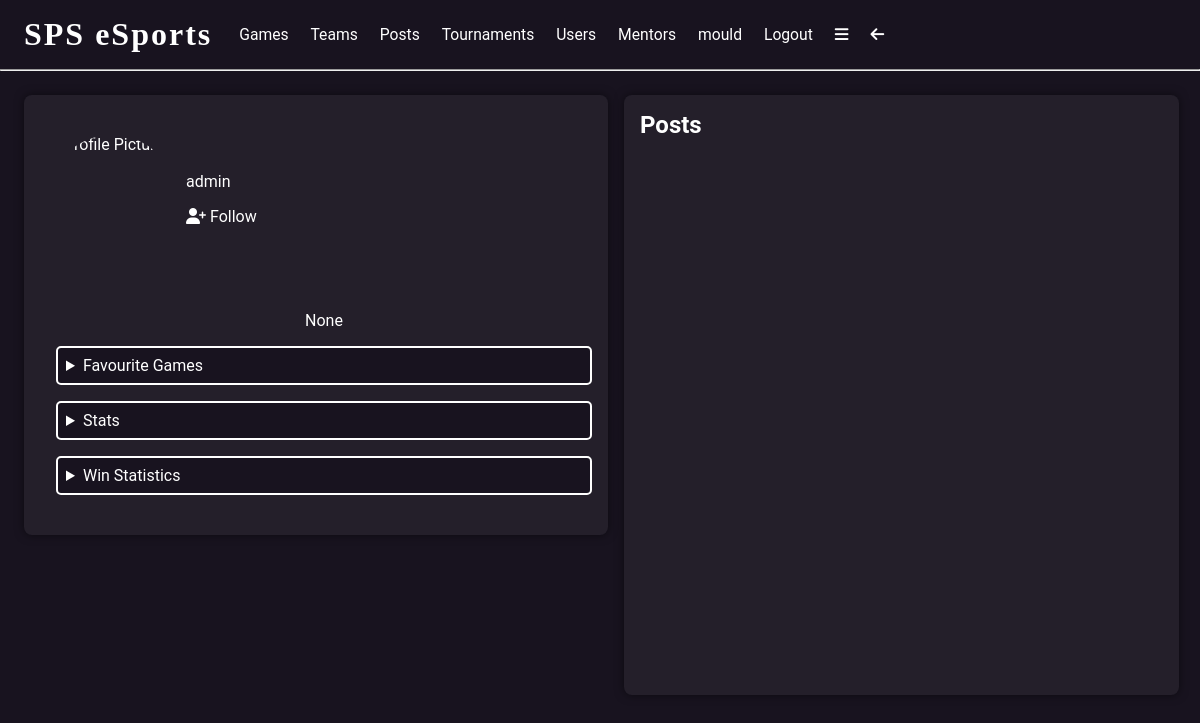
Screenshot of /user/admin (signed in) with the database file from the repository.
### app/models.py (models this page shows, shortened)
class User(UserMixin, db.Model):
    user_id = db.Column(db.Integer, primary_key=True)
    username = db.Column(db.String(64), index=True, unique=True)
    email = db.Column(db.String(120), index=True, unique=True)
    password_hash = db.Column(db.String(128))
    bio = db.Column(db.String(500))
    pfp = db.Column(db.String(500))
    pronouns = db.Column(db.String(50))
    admin = db.Column(db.Boolean, default=False)
    team_admin = db.relationship('Teams', back_populates='team_admin')
    team_users = db.relationship('TeamUsers', back_populates='user')
    posts = db.relationship('Posts', back_populates='user')
    likes = db.relationship('Likes', back_populates='user')
    comments = db.relationship('Comments', back_populates='user')
    tournament_users = db.relationship('TournamentUsers', back_populates='user')
    match_users = db.relationship('MatchUsers', back_populates='user')
    ment_applications = db.relationship('MentApplications', back_populates='user')
    ment_practises = db.relationship('MentPractise', back_populates='user')
    matches_won = db.relationship('Matches', back_populates='match_winner', foreign_keys='Matches.winner_id')
    tournament_admin = db.relationship('Tournaments', backref='user', foreign_keys='Tournaments.admin_id')
    tournament_winner = db.relationship('Tournaments', foreign_keys='Tournaments.winner_id')
    following = db.relationship('Following', backref='user', foreign_keys='Following.user_id')
    followed = db.relationship('Following', foreign_keys='Following.following_id')
    mentor = db.relationship('Mentor', backref='mentor', foreign_keys='Mentor.mentor_id')
    mentee = db.relationship('Mentor', foreign_keys='Mentor.mentee_id')
    '''def set_password(self, password):
        self.password_hash = generate_password_hash(password)

    def check_password(self, password):
        return check_password_hash(self.password_hash, password)'''
    '''def set_password(self, password):
        salt = bc.gensalt()
        # convert password to bytes
        password = password.encode('utf-8')
        self.password_hash = bc.hashpw(password=password, salt=salt)

    def check_password(self, password):
        password = password.encode('utf-8')
        return bc.checkpw(password=password, hashed_password=self.password_hash)'''
    def set_password(self, password):
        self.password_hash = argon2.hash(password)
    def check_password(self, password):
        return argon2.verify(password, self.password_hash)

### app/routes.py (the view)
@app.route('/user/<username>')
@login_required
def user(username):
    user = User.query.filter_by(username=username).first_or_404()
    following = Following.query.filter_by(user_id=current_user.user_id, following_id=user.user_id).first()
    favourite_games = FavouriteGames.query.filter_by(user_id=user.user_id).all()
    games = []
    for game in favourite_games:
        games.append(game_info(game.game_id)[0])
    print(games)
    posts = Posts.query.filter_by(user_id=user.user_id).all()
    is_ment = MentApplications.query.filter_by(user_id=user.user_id).first()
    stats = Stats.query.filter_by(user_id=user.user_id).all()
    game_titles = []
    for stat in stats:
        game_titles.append(game_info(stat.game_id)[0]['name'])
    stat_list = []
    for i in range(len(stats)):
        stat_list.append([game_titles[i], stats[i].wins, stats[i].losses, stats[i].draws, stats[i].notes])
    print(stat_list)
    matches = MatchUsers.query.filter_by(user_id=user.user_id).all()
    matches_won = 0
    for match in matches:
        match = Matches.query.filter_by(match_id=match.match_id).first()
        if match.winner_id == user.user_id:
            matches_won += 1
    return render_template('user.html', title='Profile', user=user, games=games,
                           posts=posts, following=following, is_ment=is_ment, stat_list=stat_list,
                           matches_won=matches_won)

### app/models.py (called while the page is built)
@login.user_loader
def load_user(id):
    return User.query.get(int(id))

### app/templates/user.html (shortened to what this page needs)
{% extends 'base.html' %}
{% block content %}
<div class="row">
    <div class="half">
        <div class="user-container">
            <div class="user-header">
                <div class="quarter">
                    {% if user.pfp %}
                    <img src="{{url_for('static', filename='pfps/' + user.pfp)}}" alt="{{user.username}}'s profile picture">
                    {% else %}
                    <img src="https://cdn.pixabay.com/photo/2015/10/05/22/37/blank-profile-picture-973460_960_720.png" alt="Profile Picture">
                    {% endif %}
                </div>
                <div class="three-quarter">
                    <p>{{user.username}}</p>
                    {% if user.user_id == current_user.user_id %}
                    <a href="{{url_for('edit_profile')}}"><i class="fa-solid fa-pencil"></i>  Edit Profile</a>
                        {% if is_ment %}
                        <a href="{{url_for('mentor_application')}}"><i class="fa-solid fa-graduation-cap"></i> Revoke Mentor Status</a>
                        {% else %}
                            <a href="{{url_for('mentor_application')}}"><i class="fa-solid fa-graduation-cap"></i> Apply to
                                be a Mentor</a>
                        {% endif %}
                    {% else %}
                        {% if following %}
                        <a href="{{url_for('follow', username=user.username)}}"><i class="fa-solid fa-user-minus"></i>  Unfollow</a>
                        {% else %}
                        <a href="{{url_for('follow', username=user.username)}}"><i class="fa-solid fa-user-plus"></i>  Follow</a>
                        {% endif %}
                    {% endif %}
                </div>
            </div>
            <div class="user-info">
                <p>{{user.bio}}
                </p>
                <details>
                    <summary>Favourite Games</summary>
                </details>
                <details>
                    <summary>Stats</summary>
                </details>
                <details>
                    <summary>Win Statistics</summary>
                </details>
            </div>
        </div>
    </div>
    <div class="half">
        <div class="user-posts">
                <h2>Posts</h2>
        </div>
    </div>
</div>
{% endblock %}

### app/templates/base.html (shortened to what this page needs)
<!DOCTYPE html>
<html lang="en">
<head>
    <link rel="stylesheet" href="{{url_for('static', filename='css/styles.css')}}">
</head>
<body>
<div class="header">
    <h1 onclick="window.location.href='{{url_for('index')}}'">SPS eSports</h1>
    {% if current_user.is_authenticated %}
    <a href="{{url_for('search_games')}}">Games</a>
    <a href="{{url_for('search_teams')}}">Teams</a>
    <a href="{{url_for('search_posts')}}">Posts</a>
    <a href="{{url_for('search_tournaments')}}">Tournaments</a>
    <a href="{{url_for('search_users')}}">Users</a>
    <a href="{{url_for('search_mentors')}}">Mentors</a>
    <a href="{{url_for('user', username=current_user.username)}}">{{current_user.username}}</a>
    <a href="{{url_for('logout')}}">Logout</a>
    <a href="javascript:showNavBar()"><i class="fa-solid fa-bars"></i></a>
    <a href="javascript:window.history.back();"><i class="fa-solid fa-arrow-left"></i></a>
    {% else %}
        <a href="{{url_for('login')}}">Login</a>
        <a href="{{url_for('register')}}">Register</a>
    {% endif %}
</div>
<hr>
{% block content %} {% endblock %}
</body>
</html>

### app/static/css/styles.css (style rules this page uses)
* { margin: 0; padding: 0; box-sizing: border-box; scroll-behavior: smooth; scrollbar-width: thin; scrollbar-color: white var(--bg); }
body { background: var(--bg); color: white; }
:root { --accent: #9a52ff; --bg: #18131f; --bg2: #372d47; --lightbg: rgba(255,255,255,0.05); }
.row { display: flex; width: 100%; }
.header { display:flex; align-items: center; padding: 1em 0.5em; }
.header a { padding: 0em 0.7em; font-family: 'Roboto'; font-size: 0.98em; text-decoration: none; transition: 0.5s; position: relative; transition: 0.3s; color: white; }
.header a::before { content: ''; position: absolute; width: 100%; height: 2px; left: 0; bottom: -2px; background-color: var(--accent); transform-origin: right; transform: scaleX(0); transition: transform 0.3s; }
.header h1 { box-shadow: inset 0 0 0 0 var(--bg); font-family: 'Square Game'; letter-spacing: 2px; padding: 0 0.5em; position: relative; transition: 0.5s; }
h1 { font-family: 'Roboto'; font-size: 2em; }
h2 { font-family: 'Roboto'; font-size: 1.5em; }
p { font-family: 'Roboto'; font-size: 1em; padding: 0.5em 0; }
a { color: white; text-decoration: none; transition: 0.5s; padding: 0.5em 0; position: relative; font-family: 'Roboto'; }
a::before { content: ''; position: absolute; width: 100%; height: 2px; left: 0; bottom: 4px; background-color: var(--accent); transform-origin: right; transform: scaleX(0); transition: transform 0.3s; }
.user-posts { display: flex; flex-flow: column; height: 75vh; width: 95%; overflow-y: scroll; overflow-x: hidden; background-color: var(--lightbg); box-shadow: 0 0 10px 0 rgba(0,0,0,0.5); border-radius: 0.5em; padding: 1em; margin: 1em; }
.user-container { display: flex; flex-flow: column; align-items: center; justify-content: center; width: 100%; background-color: var(--lightbg); box-shadow: 0 0 10px 0 rgba(0,0,0,0.5); border-radius: 0.5em; padding: 1em; margin: 1em; font-family: 'Roboto'; }
.user-header { display: flex; flex-flow: row wrap; align-items: center; justify-content: center; width: 100%; margin: 1em 0; }
.quarter { display: flex; flex-flow: column wrap; align-items: center; justify-content: center; width: 25%; padding: 0.5em; }
.three-quarter { display: flex; flex-flow: column wrap; justify-content: center; width: 75%; padding: 0.5em; }
.user-header img { width: 8em; height: 8em; object-fit: cover; border-radius: 50%; }
.user-info { display: flex; flex-flow: column wrap; align-items: center; justify-content: center; width: 100%; margin: 1em; padding: 0 0.5em; font-family: 'Roboto'; }
.user-info details { width: 100%; margin: 1em 0; font-family: 'Roboto'; padding: 0.5em; margin: 0.5em; border: 2px solid white; border-radius: 5px; background-color: var(--bg); color: white; font-family: 'Roboto'; font-size: 1em; }
.user-info summary { cursor: pointer; }
.half { display: flex; flex-direction: column; width: 50%; padding: 0.5em; }

### rows the page displays
User: username "mould"
User: username "admin", bio "None"
